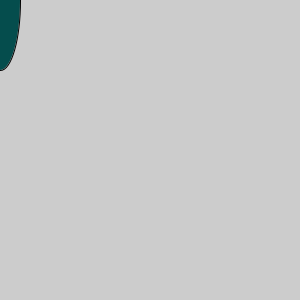
Frame 1 (no input)
Frame 60 (the mouse pressed at the canvas centre just before this capture): identical to frame 1, image omitted
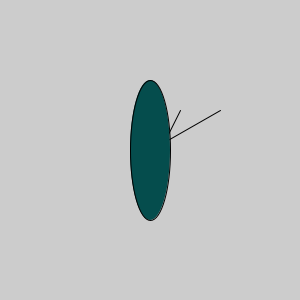
Frame 120 (the mouse held since frame 60 and released just before this capture)

The Processing sketch that drew these frames (run headless with seeded random() and noise(); from frame 60 on, the mouse is pressed at the canvas centre):

// Processing sketch: processing_11853
// ── processing_11853.pde

void setup() {
size(300, 300);
}
void draw() {
background(204);
// Asigna el valor horizontal del valor del cursor a x
float x = mouseX;
// Asigna el valor de la vertical del cursor a y
float y = mouseY;
line(x, y, x+70, y-40);
line(x+10, y, x+30, y-40);
fill(5,77,77);
ellipse(x, y, 40, 140);
}
